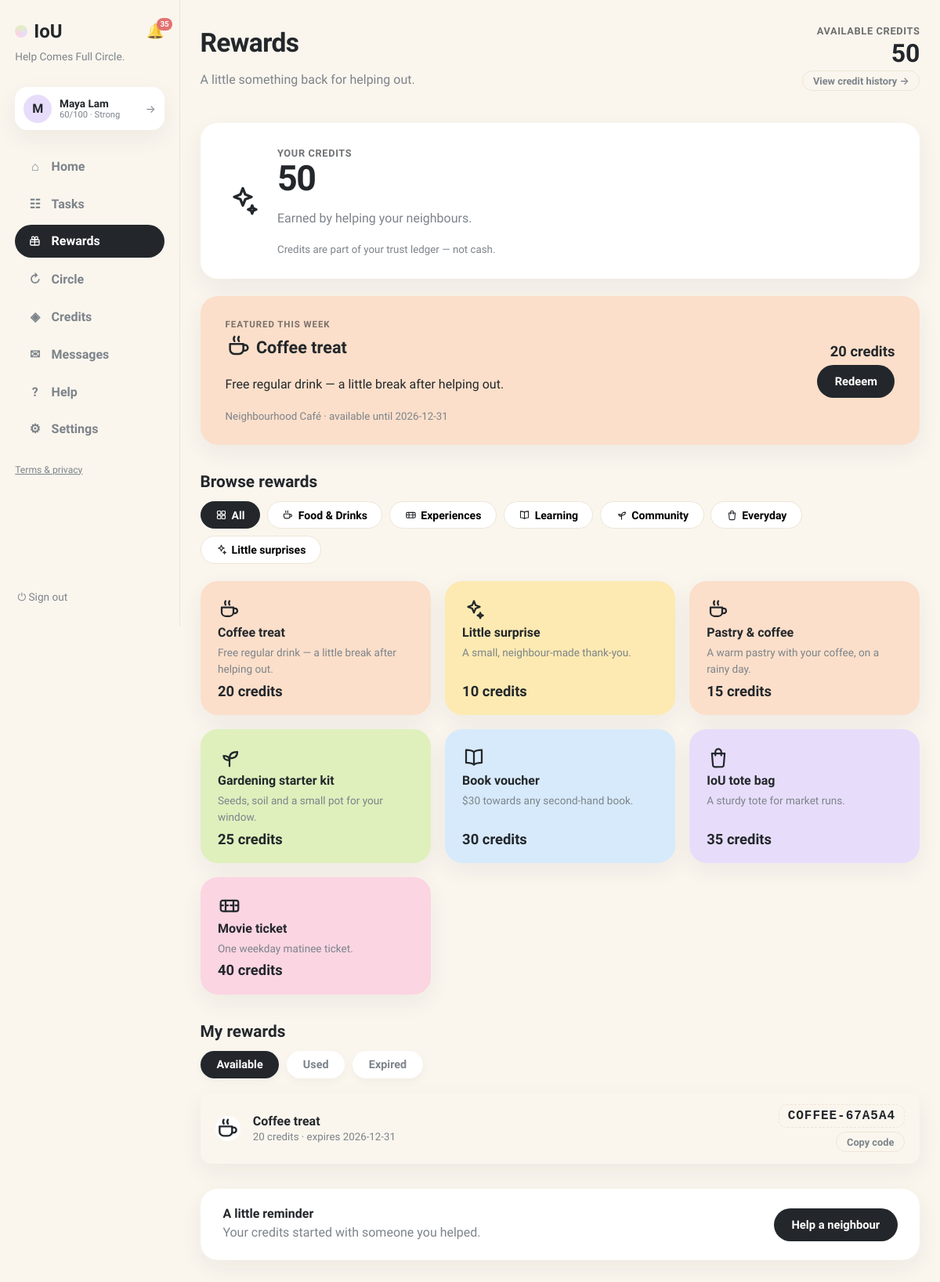
Before: /rewards (signed in) with the older database file.
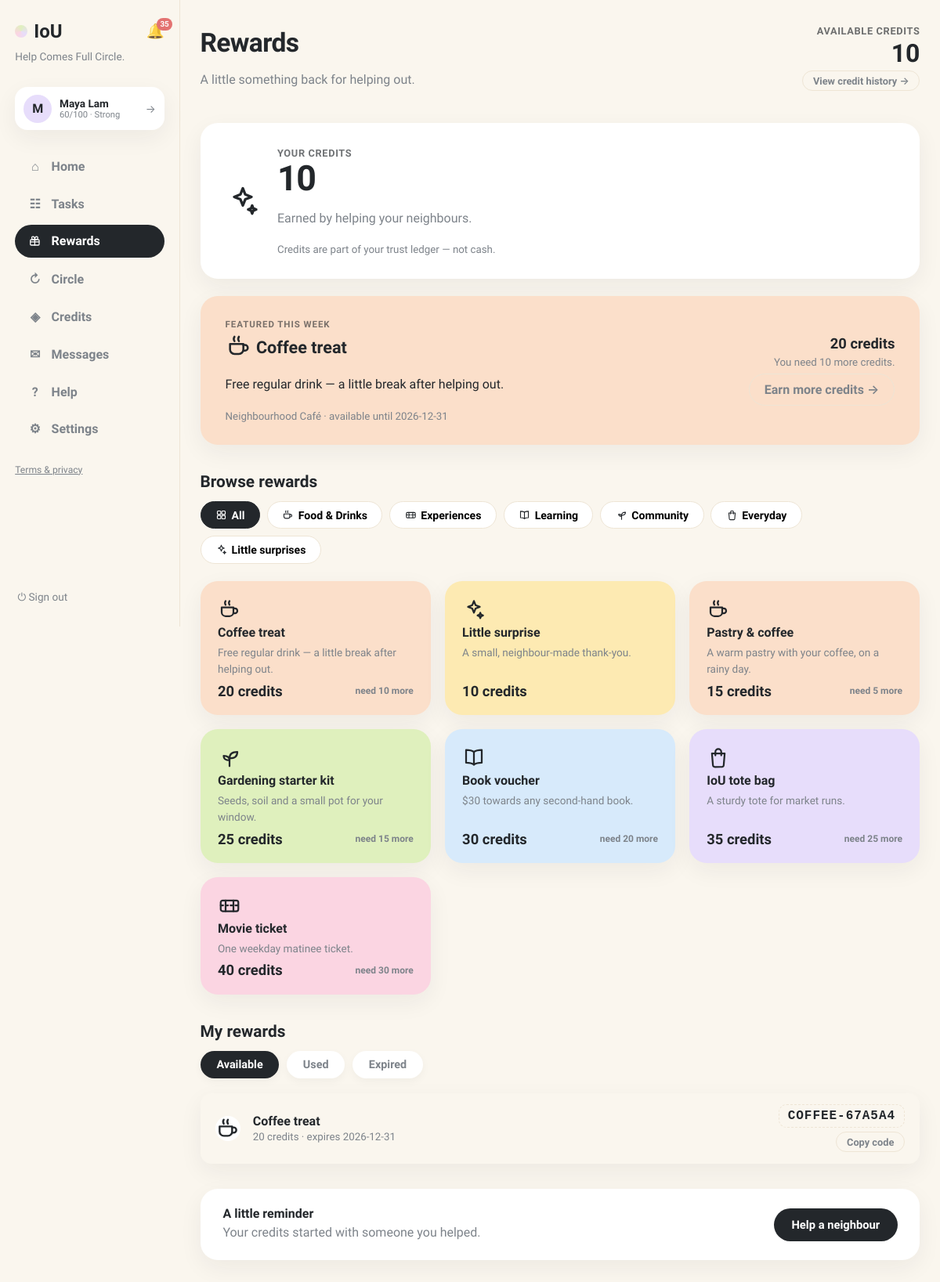
After: the same page with the newer database file.
### tables this page shows
CREATE TABLE users (
                id INTEGER PRIMARY KEY, name TEXT NOT NULL, email TEXT UNIQUE NOT NULL,
                password TEXT NOT NULL, balance INTEGER NOT NULL DEFAULT 0,
                held_balance INTEGER NOT NULL DEFAULT 0,
                is_moderator INTEGER NOT NULL DEFAULT 0
            , language TEXT NOT NULL DEFAULT 'en', address TEXT, district TEXT, hkid TEXT, address_id TEXT, age INTEGER, birthday TEXT, skills TEXT NOT NULL DEFAULT '', community_helper INTEGER NOT NULL DEFAULT 0, created_at TEXT, consent_analytics INTEGER NOT NULL DEFAULT 0, reliability INTEGER NOT NULL DEFAULT 60, account_status TEXT NOT NULL DEFAULT 'active', analytics_consent INTEGER NOT NULL DEFAULT 0, username TEXT, bio TEXT, verification_identity TEXT NOT NULL DEFAULT 'unverified', verification_neighbourhood TEXT NOT NULL DEFAULT 'unverified', vis_photo INTEGER NOT NULL DEFAULT 1, vis_neighbourhood INTEGER NOT NULL DEFAULT 1, vis_skills INTEGER NOT NULL DEFAULT 1, vis_bio INTEGER NOT NULL DEFAULT 1, vis_completed INTEGER NOT NULL DEFAULT 1, vis_circle INTEGER NOT NULL DEFAULT 1, circle_enabled INTEGER NOT NULL DEFAULT 1, circle_notifications INTEGER NOT NULL DEFAULT 1, circle_community_only INTEGER NOT NULL DEFAULT 0, circle_max_distance_km REAL NOT NULL DEFAULT 2.0, circle_availability TEXT NOT NULL DEFAULT '');

CREATE TABLE rewards(
                id INTEGER PRIMARY KEY AUTOINCREMENT,
                title TEXT NOT NULL,
                description TEXT NOT NULL DEFAULT '',
                category TEXT NOT NULL DEFAULT 'everyday',
                credit_cost INTEGER NOT NULL,
                partner TEXT NOT NULL DEFAULT '',
                terms TEXT NOT NULL DEFAULT '',
                expiry_date TEXT,
                emoji TEXT NOT NULL DEFAULT '✨',
                pastel TEXT NOT NULL DEFAULT 'yellow',
                max_per_user INTEGER NOT NULL DEFAULT 1,
                active INTEGER NOT NULL DEFAULT 1,
                featured INTEGER NOT NULL DEFAULT 0,
                created_at TEXT
            );

CREATE TABLE reward_redemptions(
                id INTEGER PRIMARY KEY AUTOINCREMENT,
                user_id INTEGER NOT NULL,
                reward_id INTEGER NOT NULL,
                credits_spent INTEGER NOT NULL,
                code TEXT NOT NULL,
                status TEXT NOT NULL DEFAULT 'available',
                redeemed_at TEXT,
                expires_at TEXT
            );

### app.py (the view)
@app.get("/rewards", response_class=HTMLResponse)
def rewards_page(request: Request, claimed: int | None = Query(None), error: str = ""):
    user = current_user(request)
    if not user:
        return RedirectResponse("/login", status_code=303)
    with db() as connection:
        rewards = connection.execute(
            "SELECT * FROM rewards WHERE active=1 ORDER BY featured DESC, credit_cost ASC"
        ).fetchall()
        redemptions = connection.execute(
            """SELECT rr.*, r.title, r.emoji, r.pastel, r.category, r.description, r.partner, r.expiry_date
               FROM reward_redemptions rr JOIN rewards r ON r.id=rr.reward_id
               WHERE rr.user_id=? ORDER BY rr.redeemed_at DESC""",
            (user["id"],),
        ).fetchall()
        counts = {row["reward_id"]: row["c"] for row in connection.execute(
            """SELECT reward_id, COUNT(*) c FROM reward_redemptions
               WHERE user_id=? AND status != 'expired' GROUP BY reward_id""",
            (user["id"],),
        ).fetchall()}
        claimed_row = None
        if claimed:
            claimed_row = next((r for r in redemptions if r["id"] == claimed), None)
    today = datetime.now(timezone(timedelta(hours=8))).date().isoformat()
    return render(request, "rewards.html", page="rewards",
                  rewards=rewards, redemptions=redemptions, counts=counts,
                  categories=REWARDS_CATEGORIES, claimed=claimed_row,
                  today=today, redeem_error=error or None)

### templates/rewards.html (shortened to what this page needs)
{% extends "base.html" %}
{% block content %}
{% macro rw_icon(cat) %}{{ CAT_STYLE[cat][1]|safe }}{% endmacro %}
<header class="page-head">
  <div>
    <h1>Rewards</h1>
    <p class="muted">A little something back for helping out.</p>
  </div>
  <div class="rw-head-credits">
    <span class="stat-label">Available credits</span>
    <b>{{ user.balance }}</b>
    <a class="btn-ghost btn-sm" href="/history">View credit history →</a>
  </div>
</header>
<section class="card rw-hero">
  <span class="rw-hero-emoji rw-ic" style="width:44px;height:44px">{{ rw_icon("surprises") }}</span>
  <div>
    <span class="stat-label">Your credits</span>
    <span class="rw-hero-num">{{ user.balance }}</span>
    <p class="muted">Earned by helping your neighbours.</p>
    <small class="muted">Credits are part of your trust ledger — not cash.</small>
  </div>
</section>
{% set featured = rewards | selectattr("featured", "equalto", 1) | list %}
{% if featured %}
{% set f = featured[0] %}
{% set f_used = counts.get(f.id, 0) %}
<section class="card rw-featured rw-pastel-{{ CAT_STYLE[f.category][0] }}">
  <div class="rw-f-body">
    <small class="rw-kicker">Featured this week</small>
    <b class="rw-f-title"><span class="rw-ic">{{ rw_icon(f.category) }}</span> {{ f.title }}</b>
    <p>{{ f.description }}</p>
    <small class="muted">{{ f.partner }} · available until {{ f.expiry_date }}</small>
  </div>
  <div class="rw-f-side">
    <span class="rw-cost">{{ f.credit_cost }} credits</span>
    {% if f_used >= f.max_per_user %}
    <button class="btn-ghost" disabled>✓ Redeemed</button>
    {% elif user.balance < f.credit_cost %}
    <small class="muted">You need {{ f.credit_cost - user.balance }} more credits.</small>
    <a class="btn-ghost" href="/browse">Earn more credits →</a>
    {% else %}
    <button class="btn-primary" data-redeem-open="{{ f.id }}">Redeem</button>
    {% endif %}
  </div>
</section>
{% endif %}
<section class="home-section">
  <h2 class="section-title">Browse rewards</h2>
  <div class="filter-row" id="rw-chips">
    {% for key, label in categories %}
    <button class="filter-chip {% if key == 'all' %}active{% endif %}" data-rw-cat="{{ key }}">{% if key == 'all' %}<span class="rw-ic-sm"><svg viewBox="0 0 24 24" fill="none" stroke="currentColor" stroke-width="1.8" stroke-linecap="round"><rect x="4" y="4" width="7" height="7" rx="1.5"/><rect x="13" y="4" width="7" height="7" rx="1.5"/><rect x="4" y="13" width="7" height="7" rx="1.5"/><rect x="13" y="13" width="7" height="7" rx="1.5"/></svg></span>{% else %}<span class="rw-ic-sm">{{ rw_icon(key) }}</span>{% endif %}{{ label }}</button>
    {% endfor %}
  </div>
  <div class="rw-grid">
    {% for r in rewards %}
    <div class="rw-card card rw-pastel-{{ CAT_STYLE[r.category][0] }}" data-rw-card data-category="{{ r.category }}"
         data-id="{{ r.id }}" data-title="{{ r.title }}" data-emoji=""
         data-cost="{{ r.credit_cost }}" data-desc="{{ r.description }}" data-partner="{{ r.partner }}"
         data-terms="{{ r.terms }}" data-expiry="{{ r.expiry_date }}" data-used="{{ counts.get(r.id, 0) }}"
         data-max="{{ r.max_per_user }}" data-balance="{{ user.balance }}"
         data-icon='{{ rw_icon(r.category)|e }}'>
      <span class="rw-ic">{{ rw_icon(r.category) }}</span>
      <b>{{ r.title }}</b>
      <p class="muted">{{ r.description }}</p>
      <div class="rw-meta">
        <span class="rw-cost">{{ r.credit_cost }} credits</span>
        {% if counts.get(r.id, 0) >= r.max_per_user %}
        <span class="rw-state">✓ Redeemed {{ counts.get(r.id, 0) }}/{{ r.max_per_user }}</span>
        {% elif user.balance < r.credit_cost %}
        <span class="rw-state muted">need {{ r.credit_cost - user.balance }} more</span>
        {% endif %}
      </div>
    </div>
    {% endfor %}
  </div>
</section>
<section class="home-section">
  <h2 class="section-title">My rewards</h2>
  <div class="board-tabs" id="rw-tabs">
    <button class="btab active" data-rw-tab="available">Available</button>
    <button class="btab" data-rw-tab="used">Used</button>
    <button class="btab" data-rw-tab="expired">Expired</button>
  </div>
  {% for tab in ("available", "used", "expired") %}
  <div class="exchange-table" data-rw-panel="{{ tab }}" {% if tab != "available" %}hidden{% endif %}>
    {% set rows = redemptions | selectattr("status", "equalto", tab) | list %}
    {% for rr in rows %}
    <div class="exchange-row card">
      <span class="thread-av rw-av">{{ rw_icon(rr.category) }}</span>
      <div class="ex-main">
        <b>{{ rr.title }}</b>
        <small class="muted">{{ rr.credits_spent }} credits · {% if tab == "available" %}expires {{ rr.expires_at or "—" }}{% elif tab == "used" %}used{% else %}expired{% endif %}</small>
      </div>
      <div class="ex-side">
        {% if tab == "available" %}
        <code class="rw-code">{{ rr.code }}</code>
        <button class="btn-ghost btn-sm" data-copy="{{ rr.code }}">Copy code</button>
        {% else %}
        <span class="status s-resolved">{{ tab }}</span>
        {% endif %}
      </div>
    </div>
    {% else %}
    <div class="card"><p class="empty">{% if tab == "available" %}Nothing here yet. Your first little reward is waiting — <a href="#" data-rw-browse>browse rewards →</a>{% else %}No {{ tab }} rewards.{% endif %}</p></div>
    {% endfor %}
  </div>
  {% endfor %}
</section>
<section class="card rw-reminder">
  <div>
    <b>A little reminder</b>
    <p class="muted" style="margin:.2rem 0 0">Your credits started with someone you helped.</p>
  </div>
  <a class="btn-primary" href="/browse">Help a neighbour</a>
</section>
{% endblock %}

### templates/base.html (shortened to what this page needs)
<!doctype html>
<html lang="en"><head><link rel="stylesheet" href="/static/style.css"></head>
<body class="app-body">
<nav class="sidebar">
  <div class="brand-row">
    <a class="brand" href="/"><span class="brand-dot"></span>IoU</a>
    {% if user %}
    <a class="bell {% if page == 'notifications' %}active{% endif %}" href="/notifications" title="Notifications">🔔{% if unread_notifs or unread_msgs %}<span class="bell-badge">{{ (unread_notifs or 0) + (unread_msgs or 0) }}</span>{% endif %}</a>
    {% endif %}
  </div>
  <p class="brand-tag">Help Comes Full Circle.</p>
  {% if user %}
  <a class="side-user" href="/profile" title="Your profile">
    <div class="avatar">{{ user.name[0] }}</div>
    {% set sc = user.reliability if user.reliability is not none else 60 %}
    {% set lab = 'Suspended' if sc <= 0 else ('Restricted' if sc < 30 else ('Limited' if sc < 60 else ('Strong' if sc < 80 else 'Excellent'))) %}
    <div class="sidebar-user-meta"><b>{{ user.name }}</b>
      <small>{{ sc }}/100 · {{ lab }}</small>
    </div>
    <span class="side-user-arrow">→</span>
  </a>
  <div class="nav-links">
    <a class="nav-link {% if page == 'home' %}active{% endif %}" href="/"><span class="nav-ico">⌂</span>Home</a>
    <a class="nav-link {% if page == 'browse' %}active{% endif %}" href="/browse"><span class="nav-ico">☷</span>Tasks</a>
    <a class="nav-link {% if page == 'rewards' %}active{% endif %}" href="/rewards"><span class="nav-ico"></span>Rewards</a>
    <a class="nav-link {% if page == 'circle' %}active{% endif %}" href="/chain-invitations"><span class="nav-ico">↻</span>Circle{% if circle_pending %}<span class="unread-dot"></span>{% endif %}</a>
    <a class="nav-link {% if page == 'credits' %}active{% endif %}" href="/history"><span class="nav-ico">◈</span>Credits</a>
    <a class="nav-link {% if page == 'messages' %}active{% endif %}" href="/messages"><span class="nav-ico">✉</span>Messages{% if unread_msgs %}<span class="unread-dot"></span>{% endif %}</a>
    <a class="nav-link {% if page == 'help' %}active{% endif %}" href="/help"><span class="nav-ico">?</span>Help</a>
    <a class="nav-link {% if page == 'account' %}active{% endif %}" href="/account"><span class="nav-ico">⚙</span>Settings</a>
  </div>
  <p class="nav-footer"><a href="/legal">Terms &amp; privacy</a></p>
  <form method="post" action="/logout" class="side-logout"><button class="link-button" title="Sign out">⏻ Sign out</button></form>
  {% else %}
  <div class="nav-links">
    <a class="nav-link" href="/login"><span class="nav-ico">→</span>Sign in</a>
    <a class="nav-link" href="/register"><span class="nav-ico">＋</span>Create account</a>
  </div>
  <p class="nav-footer"><a href="/legal">Terms &amp; privacy</a></p>
  {% endif %}
</nav>
<main class="content {% block content_class %}{% endblock %}">{% block content %}{% endblock %}</main>
</body></html>

Changed rows visible on the page:
changed users "Maya Lam": balance "50" → "10"
changed through a linked row, rewards "Coffee treat": f.credit_cost-user.balance (not shown) → "10"; r.credit_cost-user.balance (not shown) → "10"
changed through a linked row, rewards "Pastry & coffee": r.credit_cost-user.balance (not shown) → "5"
changed through a linked row, rewards "Gardening starter kit": r.credit_cost-user.balance (not shown) → "15"
changed through a linked row, rewards "Book voucher": r.credit_cost-user.balance (not shown) → "20"
changed through a linked row, rewards "IoU tote bag": r.credit_cost-user.balance (not shown) → "25"
changed through a linked row, rewards "Movie ticket": r.credit_cost-user.balance (not shown) → "30"
Other visible differences:
text no longer shown: "Redeem"
text now shown: "You need more credits. Earn more credits →"
